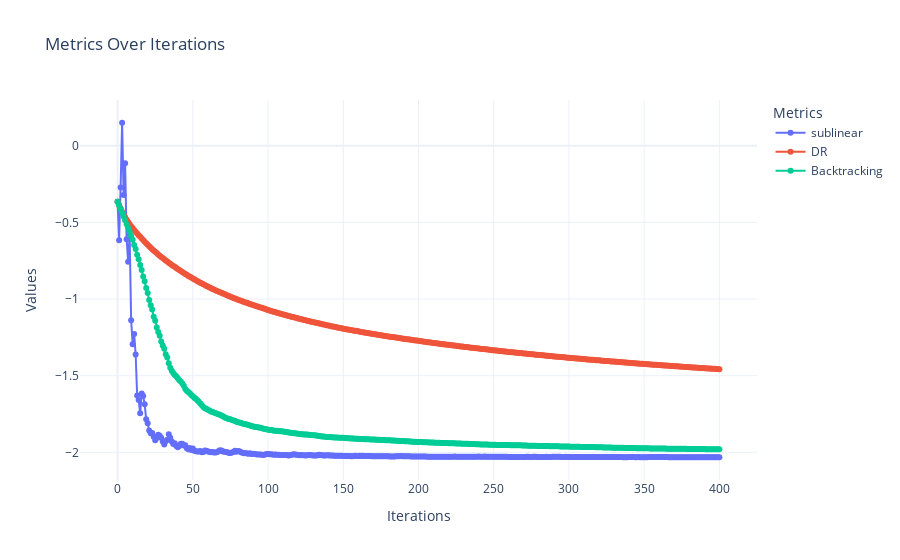

Notebook code for this chart:
### Code cell
fig = go.Figure()

iterations = list(range(len(results_opt['sublinear'])))

fig.add_trace(go.Scatter(x=iterations, y=np.log(results_opt['sublinear']), mode='lines+markers', name='sublinear'))
fig.add_trace(go.Scatter(x=iterations, y=np.log(results_opt['DR']), mode='lines+markers', name='DR'))
fig.add_trace(go.Scatter(x=iterations, y=np.log(results_opt['backtracking']), mode='lines+markers', name='Backtracking'))

fig.update_layout(
    title="Metrics Over Iterations",
    xaxis_title="Iterations",
    yaxis_title="Values",
    legend_title="Metrics",
    template="plotly_white"
)

fig.show()

### Figure 1 — Plotly figure (JSON) as saved in the notebook; plotly's stock layout.template omitted (floating-point values rounded to 4 significant figures; data arrays with more than 128 entries replaced by an {"elided": "..."} marker saying what was removed)
{"data": [{"mode": "lines+markers", "name": "sublinear", "type": "scatter", "x": {"elided": "401 int values"}, "y": {"elided": "401 float values"}}, {"mode": "lines+markers", "name": "DR", "type": "scatter", "x": {"elided": "401 int values"}, "y": {"elided": "401 float values"}}, {"mode": "lines+markers", "name": "Backtracking", "type": "scatter", "x": {"elided": "401 int values"}, "y": {"elided": "401 float values"}}], "layout": {"autosize": true, "legend": {"title": {"text": "Metrics"}}, "title": {"text": "Metrics Over Iterations"}, "xaxis": {"autorange": true, "range": [-24.38, 424.4], "title": {"text": "Iterations"}, "type": "linear"}, "yaxis": {"autorange": true, "range": [-2.212, 0.3295], "title": {"text": "Values"}, "type": "linear"}}}
